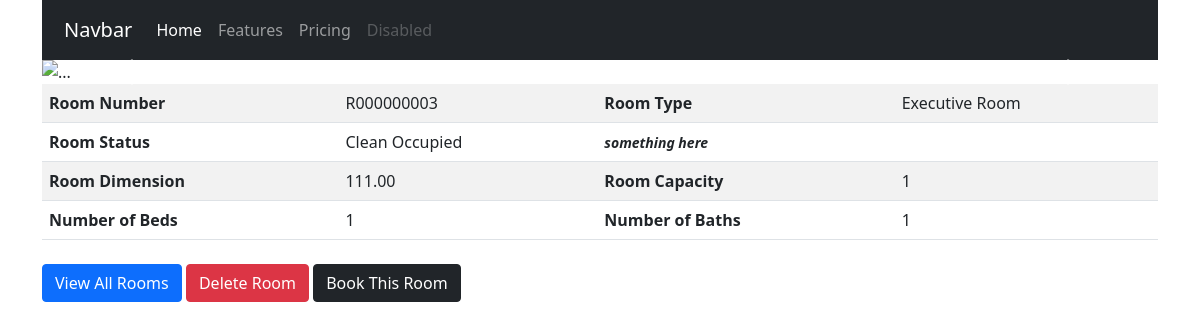
/rooms/r000000003/, run on the app's committed database.
### hotel/models.py (models this page shows, shortened)
class Room(models.Model):
    id = models.UUIDField(primary_key=True, default=uuid.uuid4, editable=False)
    roomstatus = models.CharField(_("Room Status"), max_length=2, choices=ROOMSTATUS, default='dv')
    roomnumber = models.CharField(_("Room Number"), max_length=50, default=generateRoomNumber, db_index=True, unique=True)
    roomnumber_url = models.SlugField(_("Room Number URL"), null=True)
    roomtype = models.ForeignKey(RoomType, on_delete=models.CASCADE, limit_choices_to={'roomtype_active': True}, related_name='rooms')
    roomcapacity = models.PositiveIntegerField(_("Room Capacity")) #todo: set max value for room capacity
    roombed = models.PositiveIntegerField(_("Number of Beds"))
    roombath = models.PositiveIntegerField(_("Number of Bath"))
    roomdimension = models.DecimalField(_("Dimension (in Square Feet)"), max_digits=5, decimal_places=2)
    roomextras = models.ManyToManyField(RoomExtra, verbose_name=_("List of Extra Items"))
    created_at = models.DateTimeField(_("Created At"), auto_now_add=True)
    last_updated = models.DateTimeField(_("Updated At"), auto_now=False)
    is_available = models.BooleanField(_("Room Available"), default=True)
    roomdate = models.DateTimeField(_("Empty Date Field"), blank=True, null=True)
    class Meta:
        verbose_name = _("Room")
        verbose_name_plural = _("Rooms")

class RoomType(models.Model):
    id = models.UUIDField(primary_key=True, default=uuid.uuid4, editable=False)
    roomtype_name = models.CharField(_("Name"), max_length=50)
    roomtype_cost = models.DecimalField(_("Cost of Room/Night"), max_digits=5, decimal_places=2)
    roomtype_cost1 = models.DecimalField(_("Cost of Room/Night 1"), max_digits=5, decimal_places=2, blank=True, null=True)
    roomtype_info = models.CharField(_("RoomType Info 1"), max_length=50, blank=True, null=True)
    roomtype_active = models.BooleanField(_("Is Active?"), default=True)
    class Meta:
        verbose_name = _("RoomType")
        verbose_name_plural = _("RoomTypes")
    def __str__(self):
        return self.roomtype_name

### hotel/views.py (the view)
# urls.py: path('<slug>/', RoomDetailView.as_view(), name='room_detail'),
class RoomDetailView(generic.DetailView):
    model = Room
    slug_field = 'roomnumber_url'
    context_object_name = 'room'
    template_name = 'rooms/roomdetail.html'

### templates/rooms/roomdetail.html (shortened to what this page needs)
{% extends 'base.html' %}
{% block content %}
    <div id="carouselExampleControls" class="carousel slide" data-bs-ride="carousel">
        <div class="carousel-inner">
        <div class="carousel-item active">
            <img src="..." class="d-block w-100" alt="...">
        </div>
        </div>
        <button class="carousel-control-prev" type="button" data-bs-target="#carouselExampleControls" data-bs-slide="prev">
        <span class="carousel-control-prev-icon" aria-hidden="true"></span>
        </button>
        <button class="carousel-control-next" type="button" data-bs-target="#carouselExampleControls" data-bs-slide="next">
        <span class="carousel-control-next-icon" aria-hidden="true"></span>
        </button>
    </div>
    <div class="room-items">
        <table class="table table-striped">
            <tbody>
              <tr>
                <th scope="row">Room Number</th>
                <td>{{ room.roomnumber }}</td>
                <th scope="row">Room Type</th>
                <td>{{ room.roomtype }}</td>
              </tr>
              <tr>
                <th scope="row">Room Status</th>
                <td>{{ room.get_roomstatus_display }}</td>
                <th scope="row"><i><small>something here</small></i></th>
                <td>
                </td>
              </tr>
              <tr>
                <th scope="row">Room Dimension</th>
                <td>{{ room.roomdimension }}</td>
                <th scope="row">Room Capacity</th>
                <td>{{ room.roomcapacity }}</td>
              </tr>
              <tr>
                <th scope="row">Number of Beds</th>
                <td>{{ room.roombed }}</td>
                <th scope="row">Number of Baths</th>
                <td>{{ room.roombath }}</td>
              </tr>
            </tbody>
        </table>
    </div>
    <div class="room-list">
        <a href="{% url 'room_list' %}"><button class="btn btn-primary">View All Rooms</button></a>
        <a href="{% url 'room_delete' room.roomnumber_url %}"><button class="btn btn-danger">Delete Room</button></a>
        <a href="{% url 'booking_create' room.roomnumber_url %}"><button class="btn btn-dark">Book This Room</button></a>
    </div>
{% endblock content %}

### static/styles/main.css (style rules this page uses)
.btn { margin-top: 8px; }
.table>:not(caption)>*>* { padding: 7px 7px; }
table { width: 70px; }

### data on the page
Room: roomnumber "R000000003", roomtype "Executive Room", roomstatus "Clean Occupied", roomdimension "111.00", roomcapacity "1", roombed "1", roombath "1"
